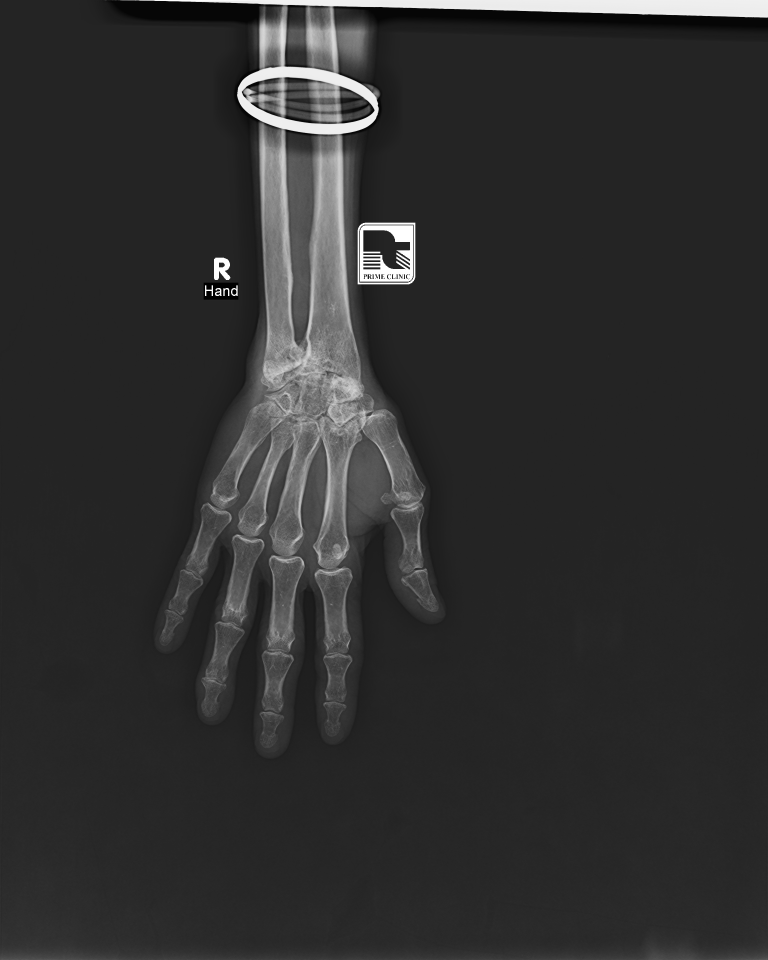
#> input picture data/fracAtlas/Fractured/IMG0000206.jpg, 2304 x 2880 px (shown at 1/3 size); its folder holds only this picture in this run
$ python preprocessamento_images.py
#> lines starting #> are read from the running program, lines starting #| are printed output that depends on the picture
import cv2
import os


diretorio_origem = "../data/fracAtlas/Fractured"
diretorio_destino = "../data/dataset1-Fractured"


novo_tamanho = (224, 224)

# Lista para armazenar os valores de intensidade de pixel
valores_pixel = []


for filename in os.listdir(diretorio_origem):
    if filename.endswith(".jpg"):
        # Carregar a imagem em escala de cinza
        imagem = cv2.imread(os.path.join(diretorio_origem, filename), cv2.IMREAD_GRAYSCALE)
#> imagem is the input picture: shape (2880, 2304); min 0, max 255, mean 47.5

        # Redimensionar a imagem
        imagem_redimensionada = cv2.resize(imagem, novo_tamanho)
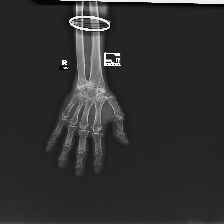
#> imagem_redimensionada: shape (224, 224); min 0, max 255, mean 47.3

        # Normalizar a intensidade de pixel da imagem
        valores_pixel.extend(imagem_redimensionada.flatten())

# Calcular o valor mínimo e máximo dos pixels
valor_minimo = min(valores_pixel)
#> valor_minimo = 0
valor_maximo = max(valores_pixel)
#> valor_maximo = 255


for filename in os.listdir(diretorio_origem):
    if filename.endswith(".jpg"):
        # Carregar a imagem em escala de cinza
        imagem = cv2.imread(os.path.join(diretorio_origem, filename), cv2.IMREAD_GRAYSCALE)

        # Redimensionar a imagem
        imagem_redimensionada = cv2.resize(imagem, novo_tamanho)

        # Normalizar a intensidade de pixel da imagem
        imagem_normalizada = (imagem_redimensionada - valor_minimo) / (valor_maximo - valor_minimo)

        # Salvar a imagem processada no diretório de destino
        cv2.imwrite(os.path.join(diretorio_destino, filename), imagem_normalizada * 255.0)

print("Processamento concluído!")

$ run again, on data/fracAtlas/Fractured/IMG0002472.jpg
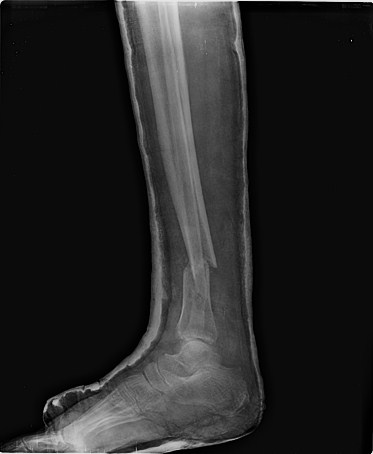
#> input picture data/fracAtlas/Fractured/IMG0002472.jpg, 373 x 454 px
#> imagem is the input picture: shape (454, 373); min 0, max 238, mean 37.5
#> `imagem_redimensionada = cv2.resize(imagem, novo_tamanho)`:
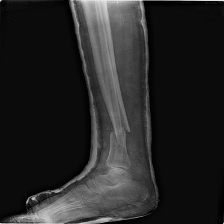
#> imagem_redimensionada: shape (224, 224); min 0, max 232, mean 37.5
#> valor_minimo = 0
#> valor_maximo = 232

$ run again, on data/fracAtlas/Fractured/IMG0002476.jpg
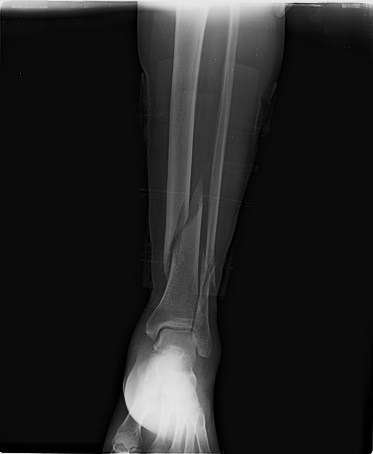
#> input picture data/fracAtlas/Fractured/IMG0002476.jpg, 373 x 454 px
#> imagem is the input picture: shape (454, 373); min 0, max 237, mean 35.1
#> `imagem_redimensionada = cv2.resize(imagem, novo_tamanho)`:
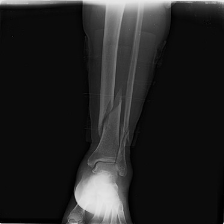
#> imagem_redimensionada: shape (224, 224); min 0, max 231, mean 35
#> valor_minimo = 0
#> valor_maximo = 231
#> `imagem_normalizada = (imagem_redimensionada - valor_minimo) / (valor_m..`:
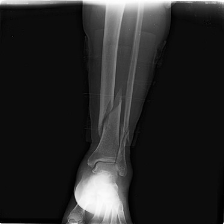
#> imagem_normalizada: shape (224, 224) float64; min 0, max 1, mean 0.152

$ run again, on data/fracAtlas/Fractured/IMG0002493.jpg
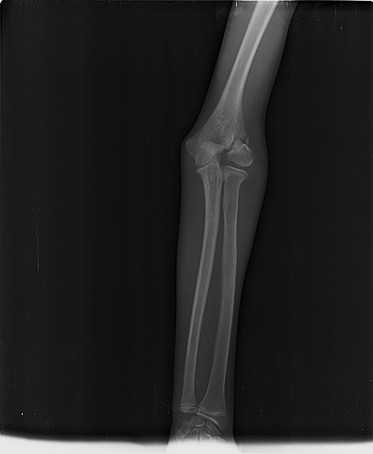
#> input picture data/fracAtlas/Fractured/IMG0002493.jpg, 373 x 454 px
#> imagem is the input picture: shape (454, 373); min 0, max 236, mean 35.3
#> `imagem_redimensionada = cv2.resize(imagem, novo_tamanho)`:
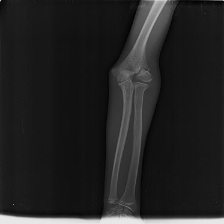
#> imagem_redimensionada: shape (224, 224); min 1, max 232, mean 35.2
#> valor_minimo = 1
#> valor_maximo = 232

$ run again, on data/fracAtlas/Fractured/IMG0000454.jpg
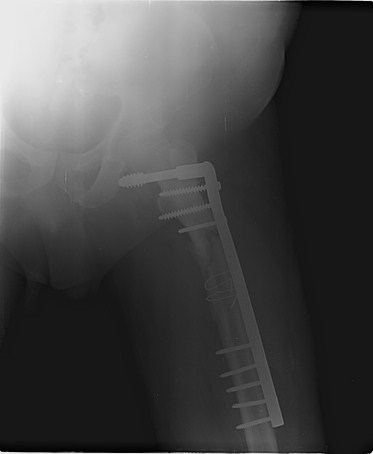
#> input picture data/fracAtlas/Fractured/IMG0000454.jpg, 373 x 454 px
#> imagem is the input picture: shape (454, 373); min 0, max 245, mean 70.5
#> `imagem_redimensionada = cv2.resize(imagem, novo_tamanho)`:
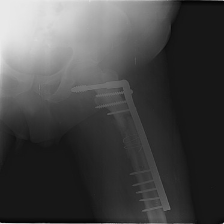
#> imagem_redimensionada: shape (224, 224); min 1, max 240, mean 70.4
#> valor_minimo = 1
#> valor_maximo = 240
